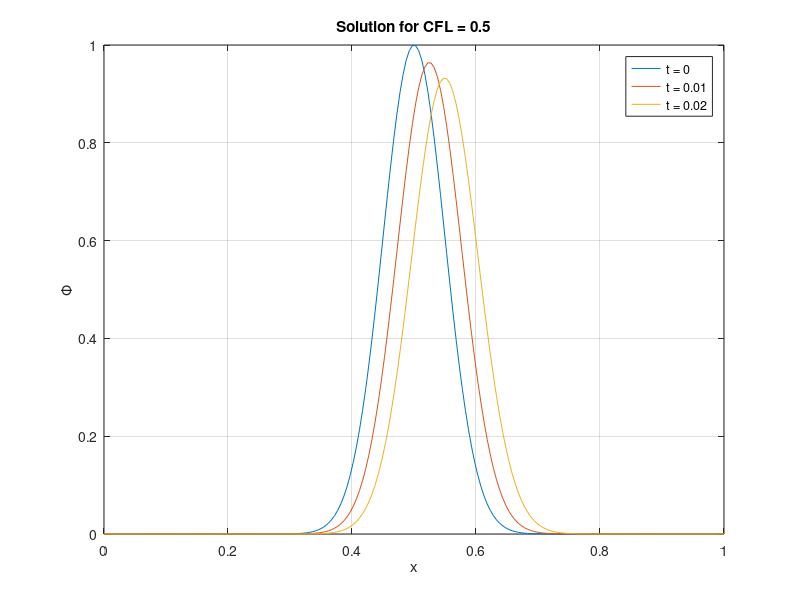
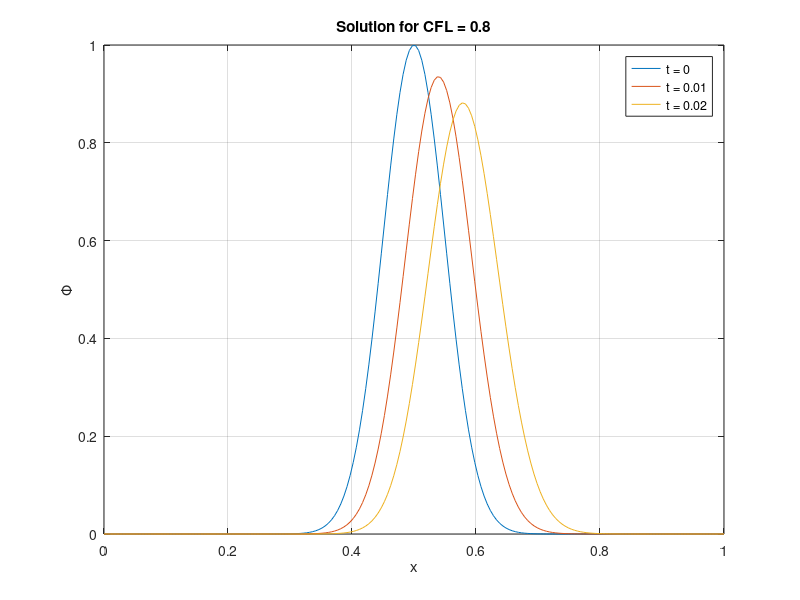
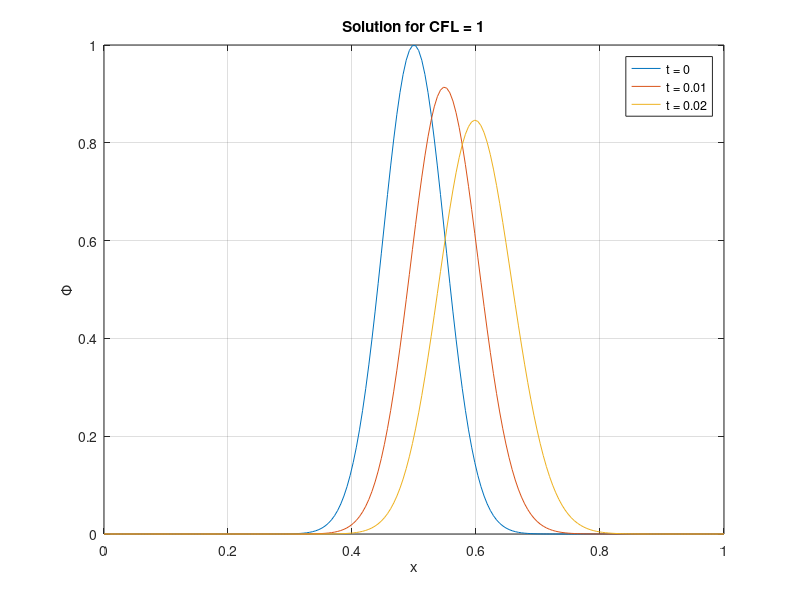

Here is the MATLAB script that generated these plots, in order:
% Parameters
L = 1;              % Length of the domain
Nx = 200;           % Number of grid points
dx = L / Nx;        % Grid spacing
x = linspace(0, L, Nx); % Spatial grid
dt = 0.01;          % Time step
T = 0.3;            % Total simulation time
Nt = ceil(T / dt);  % Number of time steps
u_values = [0.25, 0.4, 0.5]; % Different velocity values

% Initialize solution matrix
u_solution = zeros(Nx, Nt, length(u_values));

% Loop over different velocity values
for u_index = 1:length(u_values)
    u = u_values(u_index);
    
    % Stabilized discretization coefficient
    c = u * dt / dx;
    
    % Check CFL condition
    if c > 1
        error('CFL condition violated: 0 <= c <= 1');
    end
    
    % Initial condition (Gaussian wave with width 0.05)
    sigma = 0.05; % Width of the Gaussian wave
    u_solution(:, 1, u_index) = exp(-((x-0.5*L).^2) / (2*sigma^2));
    
    % Time integration using implicit upwind scheme
    A = sparse(Nx, Nx);
    for i = 2:Nx
        A(i, i) = 1 + c;
        A(i, i-1) = -c;
    end
    A(1, 1) = 1 + c;
    A(1, Nx) = -c;
    
    for n = 1:Nt-1
        % Solve the implicit equation
        u_solution(:, n+1, u_index) = A \ u_solution(:, n, u_index);
    end
    
    % Plot solution
    figure;
    for n = 1:10:Nt
        plot(x, u_solution(:, n, u_index));
        hold on;
    end
    hold off;
    title(['Solution for CFL = ', num2str(c)]);
    xlabel('x');
    ylabel('\Phi');
    grid on;
    legend('t = 0', 't = 0.01', 't = 0.02');
end
